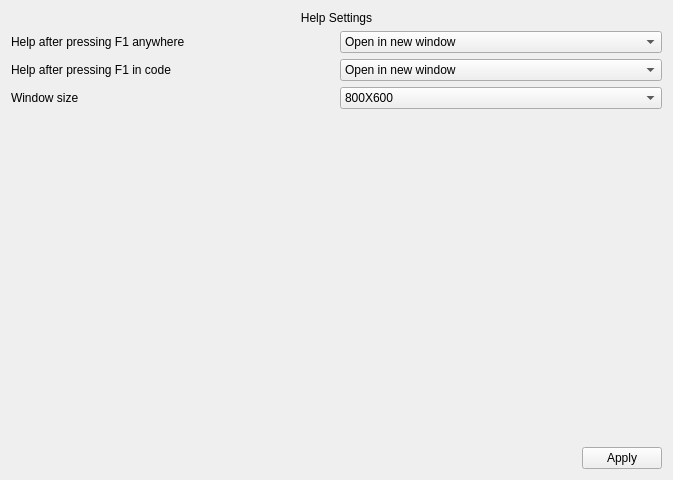
<?xml version="1.0" encoding="UTF-8"?>
<ui version="4.0">
 <class>HelpSettings</class>
 <widget class="QWidget" name="HelpSettings">
  <property name="geometry">
   <rect>
    <x>0</x>
    <y>0</y>
    <width>673</width>
    <height>480</height>
   </rect>
  </property>
  <property name="windowTitle">
   <string>Form</string>
  </property>
  <property name="locale">
   <locale language="English" country="UnitedStates"/>
  </property>
  <layout class="QVBoxLayout" name="verticalLayout">
   <item>
    <widget class="QLabel" name="label">
     <property name="text">
      <string>Help Settings</string>
     </property>
     <property name="alignment">
      <set>Qt::AlignCenter</set>
     </property>
    </widget>
   </item>
   <item>
    <layout class="QHBoxLayout" name="horizontalLayout">
     <item>
      <widget class="QLabel" name="label_2">
       <property name="text">
        <string>Help after pressing F1 anywhere</string>
       </property>
      </widget>
     </item>
     <item>
      <widget class="QComboBox" name="helpAnywhere">
       <item>
        <property name="text">
         <string>Open in new window</string>
        </property>
       </item>
       <item>
        <property name="text">
         <string>Open in new tab</string>
        </property>
       </item>
      </widget>
     </item>
    </layout>
   </item>
   <item>
    <layout class="QHBoxLayout" name="horizontalLayout_2">
     <item>
      <widget class="QLabel" name="label_3">
       <property name="text">
        <string>Help after pressing F1 in code</string>
       </property>
      </widget>
     </item>
     <item>
      <widget class="QComboBox" name="helpCode">
       <item>
        <property name="text">
         <string>Open in new window</string>
        </property>
       </item>
       <item>
        <property name="text">
         <string>Open in new tab</string>
        </property>
       </item>
      </widget>
     </item>
    </layout>
   </item>
   <item>
    <layout class="QHBoxLayout" name="horizontalLayout_4">
     <item>
      <widget class="QLabel" name="label_4">
       <property name="text">
        <string>Window size</string>
       </property>
      </widget>
     </item>
     <item>
      <widget class="QComboBox" name="comboBox">
       <item>
        <property name="text">
         <string>800X600</string>
        </property>
       </item>
       <item>
        <property name="text">
         <string>1200X600</string>
        </property>
       </item>
       <item>
        <property name="text">
         <string>1600X800</string>
        </property>
       </item>
       <item>
        <property name="text">
         <string>1920X1080</string>
        </property>
       </item>
      </widget>
     </item>
    </layout>
   </item>
   <item>
    <spacer name="verticalSpacer">
     <property name="orientation">
      <enum>Qt::Vertical</enum>
     </property>
     <property name="sizeHint" stdset="0">
      <size>
       <width>20</width>
       <height>40</height>
      </size>
     </property>
    </spacer>
   </item>
   <item>
    <layout class="QHBoxLayout" name="horizontalLayout_3">
     <item>
      <spacer name="horizontalSpacer">
       <property name="orientation">
        <enum>Qt::Horizontal</enum>
       </property>
       <property name="sizeHint" stdset="0">
        <size>
         <width>40</width>
         <height>20</height>
        </size>
       </property>
      </spacer>
     </item>
     <item>
      <widget class="QPushButton" name="applyButton">
       <property name="text">
        <string>Apply</string>
       </property>
      </widget>
     </item>
    </layout>
   </item>
  </layout>
 </widget>
 <resources/>
 <connections/>
</ui>
